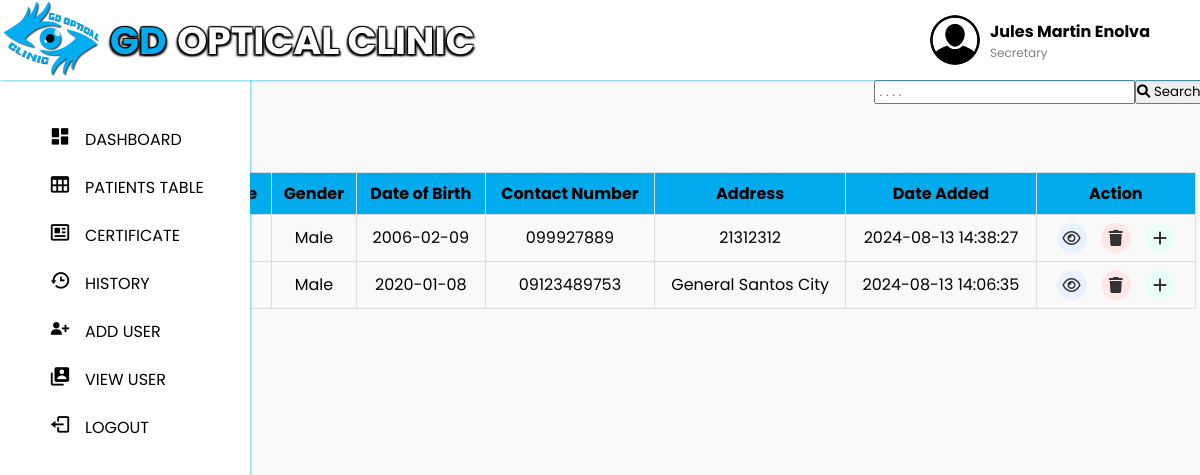
Screenshot of /doctor_table.php (signed in) with the database file from the repository.
### tables this page shows
CREATE TABLE `accounts` (
  `accounts_id` int(11) NOT NULL,
  `username` varchar(50) NOT NULL,
  `password` varchar(255) NOT NULL,
  `fullname` varchar(100) NOT NULL,
  `gender` enum('male','female','other') NOT NULL,
  `birthdate` date NOT NULL,
  `address` varchar(255) NOT NULL,
  `contact_number` varchar(20) NOT NULL,
  `account_type` enum('doctor','secretary') NOT NULL DEFAULT 'secretary'
);

CREATE TABLE `patients` (
  `patients_id` int(6) NOT NULL,
  `first_name` varchar(255) NOT NULL,
  `last_name` varchar(255) NOT NULL,
  `middle_name` varchar(255) DEFAULT NULL,
  `address` varchar(255) NOT NULL,
  `medication_history` text DEFAULT NULL,
  `date_of_birth` date NOT NULL,
  `gender` varchar(10) NOT NULL,
  `contact_no` varchar(15) NOT NULL,
  `date_added` timestamp NOT NULL DEFAULT current_timestamp() ON UPDATE current_timestamp()
);

### doctor_table.php (the view, shortened to what this page needs)
<?php
include('doctor_homepage.php');
include('db.php');
$search = "";
$sql = "SELECT patients_id, last_name, first_name, middle_name, gender, date_of_birth, contact_no, address, date_added FROM patients
        WHERE last_name LIKE '%$search%'
        OR first_name LIKE '%$search%'
        OR middle_name LIKE '%$search%'
        OR contact_no LIKE '%$search%'
        OR address LIKE '%$search%'
        OR date_added LIKE '%$search%'";
$result = $conn->query($sql);
?>
<!DOCTYPE html>
<html lang="en">
<head>
    <link rel="stylesheet" href="css/doctor_table.css">
    <link rel="stylesheet" href="https://cdnjs.cloudflare.com/ajax/libs/font-awesome/6.0.0-beta3/css/all.min.css">
</head>
<body>
    <form method="GET" action="">
        <input type="text" name="search" placeholder=" . . . ." value="<?php echo htmlspecialchars($search); ?>">
        <button type="submit"><i class="fa fa-search"></i> Search</button>
    </form>
    <table>
        <thead>
            <tr>
                <th>Last Name</th>
                <th>First Name</th>
                <th>Middle Name</th>
                <th>Gender</th>
                <th>Date of Birth</th>
                <th>Contact Number</th>
                <th>Address</th>
                <th>Date Added</th>
                <th>Action</th>
            </tr>
        </thead>
        <tbody>
            <?php
            if ($result->num_rows > 0) {
                while($row = $result->fetch_assoc()) {
                    echo "<tr>
                            <td>{$row['last_name']}</td>
                            <td>{$row['first_name']}</td>
                            <td>{$row['middle_name']}</td>
                            <td>{$row['gender']}</td>
                            <td>{$row['date_of_birth']}</td>
                            <td>{$row['contact_no']}</td>
                            <td>{$row['address']}</td>
                            <td>{$row['date_added']}</td>
                            <td>
                                <a href='doctor_view.php?id={$row['patients_id']}' class='action-btn view'><i class='fa fa-eye'></i></a>
                                <a href='?delete_id={$row['patients_id']}' class='action-btn delete' onclick='return confirm(\"Are you sure you want to delete this record?\")'><i class='fa fa-trash'></i></a>
                                <a href='doctor_eyeresult.php?id={$row['patients_id']}' class='action-btn add'><i class='fa fa-plus'></i></a>
                            </td>
                          </tr>";
                }
            } else {
                echo "<tr><td colspan='8'>No records found</td></tr>";
            }
            ?>
        </tbody>
    </table>
</body>
</html>

### doctor_homepage.php (shortened to what this page needs)
<?php
include 'db.php';
$user_fullname = '';
$user_role = '';
if (isset($_SESSION['username'])) {
    $username = $_SESSION['username'];
    $sql = "SELECT fullname, account_type FROM accounts WHERE username='$username'";
    $result = $conn->query($sql);
    if ($result->num_rows == 1) {
        $row = $result->fetch_assoc();
        $user_fullname = $row['fullname'];
        $user_role = $row['account_type'];
    }
} else {
    header("Location: login.php");
    exit();
}
?>
<!DOCTYPE html>
<html lang="en">
  <head>
    <link href="https://unpkg.com/boxicons@2.1.4/css/boxicons.min.css" rel="stylesheet" />
    <link rel="stylesheet" href="https://cdnjs.cloudflare.com/ajax/libs/font-awesome/5.15.4/css/all.min.css"/>
    <link rel="stylesheet" href="css/style.css" />
  </head>
  <body>
  <div class="user-info">
            <img src="images/user-icon.png" alt="User Icon" class="user-icon">
            <div class="user-details">
                <span class="name"><?php echo $user_fullname; ?></span>
                <span class="role"><?php echo ucfirst($user_role); ?></span>
            </div>
        </div>
    <nav class="navbar">
      <div class="logo-container">
          <img src="images/logo.png" alt="Logo">
      </div>
      <div class="text-container">
          <h2 class="text"><span class="highlight">GD</span> <span class="white-text">OPTICAL CLINIC</span></h2>
      </div>
     </nav>
     <nav class="sidebar">
      <div class="menu_content">
        <ul class="menu_items">
          <li class="item">
            <a href="doctor_dashboard.php" class="nav_link submenu_item">
              <span class="navlink_icon">
                <i class='bx bxs-dashboard'></i>
              </span>
              <span class="navlink">DASHBOARD</span>
            </a>
          </li>
          <li class="item">
            <a href="doctor_table.php" class="nav_link submenu_item">
              <span class="navlink_icon">
                <i class='bx bx-table' ></i>
              </span>
              <span class="navlink">PATIENTS TABLE</span>
            </a>
          </li>
          <li class="item">
            <a href="doctor_certificate.php" class="nav_link submenu_item">
              <span class="navlink_icon">
                <i class='bx bx-news' ></i>
              </span>
              <span class="navlink">CERTIFICATE</span>
            </a>
          </li>
          <li class="item">
            <a href="doctor_history.php" class="nav_link submenu_item">
              <span class="navlink_icon">
                <i class='bx bx-history' ></i>
              </span>
              <span class="navlink">HISTORY</span>
            </a>
          </li>
          <li class="item">
            <a href="add_user_secretary.php" class="nav_link submenu_item">
              <span class="navlink_icon">
                <i class='bx bxs-user-plus' ></i>
              </span>
              <span class="navlink">ADD USER</span>
            </a>
          </li>
          <li class="item">
            <a href="doctor_users.php" class="nav_link submenu_item">
              <span class="navlink_icon">
                <i class='bx bxs-user-account' ></i>
              </span>
              <span class="navlink">VIEW USER</span>
            </a>
          </li>
          <li class="item">
            <a href="gdopticalclinic.php" class="nav_link submenu_item">
              <span class="navlink_icon">
              <i class='bx bx-log-out' ></i>
              </span>
              <span class="navlink">LOGOUT</span>
            </a>
          </li>
    </nav>
  </body>
</html>

### css/style.css (style rules this page uses)
* { margin: 0; padding: 0; box-sizing: border-box; font-family: "Poppins", sans-serif; }
:root { --white-color: #fff; --blue-color: #4070f4; --grey-color: #707070; --grey-color-light: #aaa; }
body { background-color: #e7f2fd; transition: all 0.5s ease; }
.navbar { position: fixed; top: 0; width: 100%; left: 0; background-color: var(--white-color); display: flex; align-items: center; justify-content: space-between; padding: 40px 0px; z-index: 1000; box-shadow: 0 0 3px #01abee; }
.logo-container { position: fixed; top: -12px; left: 2px; z-index: 1100; }
.logo-container img { width: 150px; height: auto; }
.user-info { display: flex; align-items: center; position: fixed; top: 15px; right: 50px; z-index: 1100; }
.user-icon { width: 50px; height: 50px; border-radius: 50%; margin-right: 10px; }
.user-details { display: flex; flex-direction: column; align-items: flex-start; }
.user-details .name { font-weight: bold; }
.user-details .role { font-size: 12px; color: gray; }
.navbar img { width: 100px; height: 100px; object-fit: cover; border-radius: 0%; }
.text { font-family: "Swis721 Blk BT", sans-serif; font-size: 38px; color: #01abee; text-transform: uppercase; text-shadow: -1px -1px 1px #000, 1px -1px 1px #000, -2px 2px 2px #000, 2px 2px 2px #000; }
.text-container { position: absolute; top: 12px; left: 110px; z-index: 1000; }
.highlight { color: #01abee; }
.white-text { color: #ffffff; }
body { display: flex; justify-content: center; align-items: center; height: 100vh; margin: -280px; font-family: Arial, sans-serif; background-color: #f0f2f5; overflow: hidden; }
.sidebar { background-color: var(--white-color); width: 250px; position: fixed; top: 15px; left: 0; height: 100%; padding: 100px 20px; z-index: 100; overflow-y: scroll; box-shadow: 0 0 3px #01abee; transition: all 0.5s ease; }
.menu_content { position: relative; }
.menu_items { padding: 0; list-style: none; }
.navlink_icon { position: relative; font-size: 22px; min-width: 50px; line-height: 40px; display: inline-block; text-align: center; border-radius: 6px; }
.navlink_icon::before { content: ""; position: absolute; height: 100%; width: calc(100% + 100px); left: -20px; }
.sidebar .nav_link { display: flex; align-items: center; width: 100%; padding: 4px 15px; border-radius: 8px; text-decoration: none; color: #000000; white-space: nowrap; }
.submenu_item { cursor: pointer; }

### css/doctor_table.css (style rules this page uses)
body { display: flex; position: absolute; top: 15%; right: 22%; padding: 20px; font-family: Arial, sans-serif; background-color: #f9f9f9; }
table { width: 1300px; border-collapse: collapse; }
th, td { border: 1px solid #ddd; padding: 8px; text-align: center; }
th { background-color: #01abee; }
form { display: flex; position: absolute; top: 30%; right: 1%; }
.action-btn { display: inline-flex; align-items: center; justify-content: center; width: 30px; height: 30px; border: none; background: #f1f1f1; color: #333; border-radius: 50%; cursor: pointer; text-align: center; margin: 0 5px; text-decoration: none; }
.action-btn i { font-size: 16px; }
.action-btn.view { background: #e7f1ff; }
.action-btn.add { background: #e7fff5; }
.action-btn.delete { background: #ffe7e7; }

### rows the page displays
accounts: fullname "Jules Martin Enolva", account_type "Secretary"
patients: gender "Male", date_of_birth "2006-02-09", contact_no "099927889", address "21312312", date_added "2024-08-13 14:38:27"
patients: gender "Male", date_of_birth "2020-01-08", contact_no "09123489753", address "General Santos City", date_added "2024-08-13 14:06:35"
